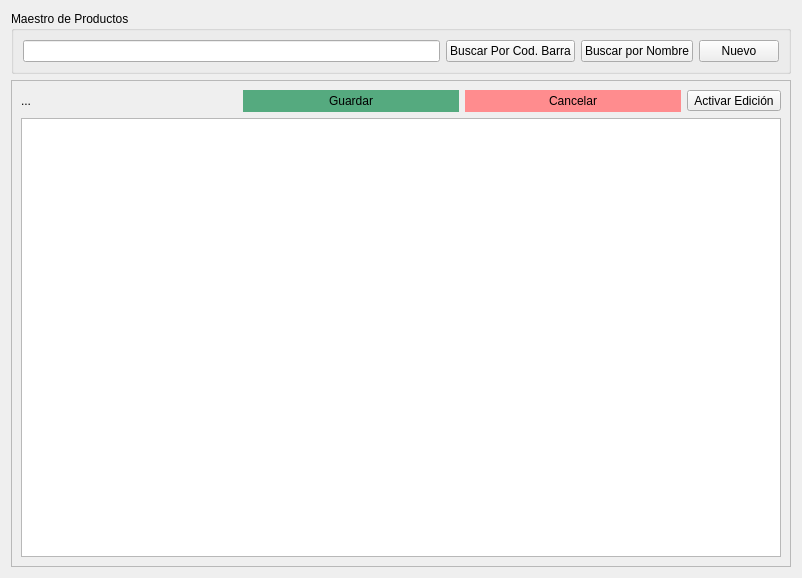
<?xml version="1.0" encoding="UTF-8"?>
<ui version="4.0">
 <class>Form</class>
 <widget class="QWidget" name="Form">
  <property name="geometry">
   <rect>
    <x>0</x>
    <y>0</y>
    <width>802</width>
    <height>578</height>
   </rect>
  </property>
  <property name="windowTitle">
   <string>Consulta de Productos</string>
  </property>
  <layout class="QVBoxLayout" name="verticalLayout_2">
   <item>
    <layout class="QVBoxLayout" name="verticalLayout">
     <item>
      <widget class="QGroupBox" name="groupBox">
       <property name="title">
        <string>Maestro de Productos</string>
       </property>
       <layout class="QVBoxLayout" name="verticalLayout_3">
        <item>
         <layout class="QVBoxLayout" name="verticalLayout_4">
          <item>
           <layout class="QHBoxLayout" name="horizontalLayout">
            <item>
             <widget class="QLineEdit" name="txt_buscar"/>
            </item>
            <item>
             <widget class="QPushButton" name="pb_buscar">
              <property name="text">
               <string>Buscar Por Cod. Barra</string>
              </property>
              <property name="autoDefault">
               <bool>false</bool>
              </property>
              <property name="default">
               <bool>false</bool>
              </property>
             </widget>
            </item>
            <item>
             <widget class="QPushButton" name="pb_buscarNombre">
              <property name="text">
               <string>Buscar por Nombre</string>
              </property>
             </widget>
            </item>
            <item>
             <widget class="QPushButton" name="pb_nuevo">
              <property name="text">
               <string>Nuevo</string>
              </property>
             </widget>
            </item>
           </layout>
          </item>
         </layout>
        </item>
       </layout>
      </widget>
     </item>
     <item>
      <widget class="QScrollArea" name="scrollArea">
       <property name="widgetResizable">
        <bool>true</bool>
       </property>
       <widget class="QWidget" name="scrollAreaWidgetContents">
        <property name="geometry">
         <rect>
          <x>0</x>
          <y>0</y>
          <width>780</width>
          <height>490</height>
         </rect>
        </property>
        <layout class="QVBoxLayout" name="verticalLayout_5">
         <item>
          <layout class="QHBoxLayout" name="horizontalLayout_2">
           <item>
            <widget class="QLabel" name="lblCount">
             <property name="text">
              <string>...</string>
             </property>
            </widget>
           </item>
           <item>
            <widget class="QPushButton" name="btnGuardarCambios">
             <property name="enabled">
              <bool>true</bool>
             </property>
             <property name="palette">
              <palette>
               <active>
                <colorrole role="WindowText">
                 <brush brushstyle="SolidPattern">
                  <color alpha="255">
                   <red>0</red>
                   <green>0</green>
                   <blue>0</blue>
                  </color>
                 </brush>
                </colorrole>
                <colorrole role="Button">
                 <brush brushstyle="SolidPattern">
                  <color alpha="255">
                   <red>85</red>
                   <green>170</green>
                   <blue>127</blue>
                  </color>
                 </brush>
                </colorrole>
                <colorrole role="Light">
                 <brush brushstyle="SolidPattern">
                  <color alpha="255">
                   <red>127</red>
                   <green>255</green>
                   <blue>191</blue>
                  </color>
                 </brush>
                </colorrole>
                <colorrole role="Midlight">
                 <brush brushstyle="SolidPattern">
                  <color alpha="255">
                   <red>106</red>
                   <green>212</green>
                   <blue>159</blue>
                  </color>
                 </brush>
                </colorrole>
                <colorrole role="Dark">
                 <brush brushstyle="SolidPattern">
                  <color alpha="255">
                   <red>42</red>
                   <green>85</green>
                   <blue>63</blue>
                  </color>
                 </brush>
                </colorrole>
                <colorrole role="Mid">
                 <brush brushstyle="SolidPattern">
                  <color alpha="255">
                   <red>56</red>
                   <green>113</green>
                   <blue>84</blue>
                  </color>
                 </brush>
                </colorrole>
                <colorrole role="Text">
                 <brush brushstyle="SolidPattern">
                  <color alpha="255">
                   <red>0</red>
                   <green>0</green>
                   <blue>0</blue>
                  </color>
                 </brush>
                </colorrole>
                <colorrole role="BrightText">
                 <brush brushstyle="SolidPattern">
                  <color alpha="255">
                   <red>255</red>
                   <green>255</green>
                   <blue>255</blue>
                  </color>
                 </brush>
                </colorrole>
                <colorrole role="ButtonText">
                 <brush brushstyle="SolidPattern">
                  <color alpha="255">
                   <red>0</red>
                   <green>0</green>
                   <blue>0</blue>
                  </color>
                 </brush>
                </colorrole>
                <colorrole role="Base">
                 <brush brushstyle="SolidPattern">
                  <color alpha="255">
                   <red>255</red>
                   <green>255</green>
                   <blue>255</blue>
                  </color>
                 </brush>
                </colorrole>
                <colorrole role="Window">
                 <brush brushstyle="SolidPattern">
                  <color alpha="255">
                   <red>85</red>
                   <green>170</green>
                   <blue>127</blue>
                  </color>
                 </brush>
                </colorrole>
                <colorrole role="Shadow">
                 <brush brushstyle="SolidPattern">
                  <color alpha="255">
                   <red>0</red>
                   <green>0</green>
                   <blue>0</blue>
                  </color>
                 </brush>
                </colorrole>
                <colorrole role="AlternateBase">
                 <brush brushstyle="SolidPattern">
                  <color alpha="255">
                   <red>170</red>
                   <green>212</green>
                   <blue>191</blue>
                  </color>
                 </brush>
                </colorrole>
                <colorrole role="ToolTipBase">
                 <brush brushstyle="SolidPattern">
                  <color alpha="255">
                   <red>255</red>
                   <green>255</green>
                   <blue>220</blue>
                  </color>
                 </brush>
                </colorrole>
                <colorrole role="ToolTipText">
                 <brush brushstyle="SolidPattern">
                  <color alpha="255">
                   <red>0</red>
                   <green>0</green>
                   <blue>0</blue>
                  </color>
                 </brush>
                </colorrole>
                <colorrole role="PlaceholderText">
                 <brush brushstyle="SolidPattern">
                  <color alpha="128">
                   <red>0</red>
                   <green>0</green>
                   <blue>0</blue>
                  </color>
                 </brush>
                </colorrole>
               </active>
               <inactive>
                <colorrole role="WindowText">
                 <brush brushstyle="SolidPattern">
                  <color alpha="255">
                   <red>0</red>
                   <green>0</green>
                   <blue>0</blue>
                  </color>
                 </brush>
                </colorrole>
                <colorrole role="Button">
                 <brush brushstyle="SolidPattern">
                  <color alpha="255">
                   <red>85</red>
                   <green>170</green>
                   <blue>127</blue>
                  </color>
                 </brush>
                </colorrole>
                <colorrole role="Light">
                 <brush brushstyle="SolidPattern">
                  <color alpha="255">
                   <red>127</red>
                   <green>255</green>
                   <blue>191</blue>
                  </color>
                 </brush>
                </colorrole>
                <colorrole role="Midlight">
                 <brush brushstyle="SolidPattern">
                  <color alpha="255">
                   <red>106</red>
                   <green>212</green>
                   <blue>159</blue>
                  </color>
                 </brush>
                </colorrole>
                <colorrole role="Dark">
                 <brush brushstyle="SolidPattern">
                  <color alpha="255">
                   <red>42</red>
                   <green>85</green>
                   <blue>63</blue>
                  </color>
                 </brush>
                </colorrole>
                <colorrole role="Mid">
                 <brush brushstyle="SolidPattern">
                  <color alpha="255">
                   <red>56</red>
                   <green>113</green>
                   <blue>84</blue>
                  </color>
                 </brush>
                </colorrole>
                <colorrole role="Text">
                 <brush brushstyle="SolidPattern">
                  <color alpha="255">
                   <red>0</red>
                   <green>0</green>
                   <blue>0</blue>
                  </color>
                 </brush>
                </colorrole>
                <colorrole role="BrightText">
                 <brush brushstyle="SolidPattern">
                  <color alpha="255">
                   <red>255</red>
                   <green>255</green>
                   <blue>255</blue>
                  </color>
                 </brush>
                </colorrole>
                <colorrole role="ButtonText">
                 <brush brushstyle="SolidPattern">
                  <color alpha="255">
                   <red>0</red>
                   <green>0</green>
                   <blue>0</blue>
                  </color>
                 </brush>
                </colorrole>
                <colorrole role="Base">
                 <brush brushstyle="SolidPattern">
                  <color alpha="255">
                   <red>255</red>
                   <green>255</green>
                   <blue>255</blue>
                  </color>
                 </brush>
                </colorrole>
                <colorrole role="Window">
                 <brush brushstyle="SolidPattern">
                  <color alpha="255">
                   <red>85</red>
                   <green>170</green>
                   <blue>127</blue>
                  </color>
                 </brush>
                </colorrole>
                <colorrole role="Shadow">
                 <brush brushstyle="SolidPattern">
                  <color alpha="255">
                   <red>0</red>
                   <green>0</green>
                   <blue>0</blue>
                  </color>
                 </brush>
                </colorrole>
                <colorrole role="AlternateBase">
                 <brush brushstyle="SolidPattern">
                  <color alpha="255">
                   <red>170</red>
                   <green>212</green>
                   <blue>191</blue>
                  </color>
                 </brush>
                </colorrole>
                <colorrole role="ToolTipBase">
                 <brush brushstyle="SolidPattern">
                  <color alpha="255">
                   <red>255</red>
                   <green>255</green>
                   <blue>220</blue>
                  </color>
                 </brush>
                </colorrole>
                <colorrole role="ToolTipText">
                 <brush brushstyle="SolidPattern">
                  <color alpha="255">
                   <red>0</red>
                   <green>0</green>
                   <blue>0</blue>
                  </color>
                 </brush>
                </colorrole>
                <colorrole role="PlaceholderText">
                 <brush brushstyle="SolidPattern">
                  <color alpha="128">
                   <red>0</red>
                   <green>0</green>
                   <blue>0</blue>
                  </color>
                 </brush>
                </colorrole>
               </inactive>
               <disabled>
                <colorrole role="WindowText">
                 <brush brushstyle="SolidPattern">
                  <color alpha="255">
                   <red>42</red>
                   <green>85</green>
                   <blue>63</blue>
                  </color>
                 </brush>
                </colorrole>
                <colorrole role="Button">
                 <brush brushstyle="SolidPattern">
                  <color alpha="255">
                   <red>85</red>
                   <green>170</green>
                   <blue>127</blue>
                  </color>
                 </brush>
                </colorrole>
                <colorrole role="Light">
                 <brush brushstyle="SolidPattern">
                  <color alpha="255">
                   <red>127</red>
                   <green>255</green>
                   <blue>191</blue>
                  </color>
                 </brush>
                </colorrole>
                <colorrole role="Midlight">
                 <brush brushstyle="SolidPattern">
                  <color alpha="255">
                   <red>106</red>
                   <green>212</green>
                   <blue>159</blue>
                  </color>
                 </brush>
                </colorrole>
                <colorrole role="Dark">
                 <brush brushstyle="SolidPattern">
                  <color alpha="255">
                   <red>42</red>
                   <green>85</green>
                   <blue>63</blue>
                  </color>
                 </brush>
                </colorrole>
                <colorrole role="Mid">
                 <brush brushstyle="SolidPattern">
                  <color alpha="255">
                   <red>56</red>
                   <green>113</green>
                   <blue>84</blue>
                  </color>
                 </brush>
                </colorrole>
                <colorrole role="Text">
                 <brush brushstyle="SolidPattern">
                  <color alpha="255">
                   <red>42</red>
                   <green>85</green>
                   <blue>63</blue>
                  </color>
                 </brush>
                </colorrole>
                <colorrole role="BrightText">
                 <brush brushstyle="SolidPattern">
                  <color alpha="255">
                   <red>255</red>
                   <green>255</green>
                   <blue>255</blue>
                  </color>
                 </brush>
                </colorrole>
                <colorrole role="ButtonText">
                 <brush brushstyle="SolidPattern">
                  <color alpha="255">
                   <red>42</red>
                   <green>85</green>
                   <blue>63</blue>
                  </color>
                 </brush>
                </colorrole>
                <colorrole role="Base">
                 <brush brushstyle="SolidPattern">
                  <color alpha="255">
                   <red>85</red>
                   <green>170</green>
                   <blue>127</blue>
                  </color>
                 </brush>
                </colorrole>
                <colorrole role="Window">
                 <brush brushstyle="SolidPattern">
                  <color alpha="255">
                   <red>85</red>
                   <green>170</green>
                   <blue>127</blue>
                  </color>
                 </brush>
                </colorrole>
                <colorrole role="Shadow">
                 <brush brushstyle="SolidPattern">
                  <color alpha="255">
                   <red>0</red>
                   <green>0</green>
                   <blue>0</blue>
                  </color>
                 </brush>
                </colorrole>
                <colorrole role="AlternateBase">
                 <brush brushstyle="SolidPattern">
                  <color alpha="255">
                   <red>85</red>
                   <green>170</green>
                   <blue>127</blue>
                  </color>
                 </brush>
                </colorrole>
                <colorrole role="ToolTipBase">
                 <brush brushstyle="SolidPattern">
                  <color alpha="255">
                   <red>255</red>
                   <green>255</green>
                   <blue>220</blue>
                  </color>
                 </brush>
                </colorrole>
                <colorrole role="ToolTipText">
                 <brush brushstyle="SolidPattern">
                  <color alpha="255">
                   <red>0</red>
                   <green>0</green>
                   <blue>0</blue>
                  </color>
                 </brush>
                </colorrole>
                <colorrole role="PlaceholderText">
                 <brush brushstyle="SolidPattern">
                  <color alpha="128">
                   <red>0</red>
                   <green>0</green>
                   <blue>0</blue>
                  </color>
                 </brush>
                </colorrole>
               </disabled>
              </palette>
             </property>
             <property name="autoFillBackground">
              <bool>true</bool>
             </property>
             <property name="styleSheet">
              <string notr="true"/>
             </property>
             <property name="text">
              <string>Guardar</string>
             </property>
             <property name="flat">
              <bool>true</bool>
             </property>
            </widget>
           </item>
           <item>
            <widget class="QPushButton" name="btnCancelarCambios">
             <property name="sizePolicy">
              <sizepolicy hsizetype="Minimum" vsizetype="Fixed">
               <horstretch>0</horstretch>
               <verstretch>0</verstretch>
              </sizepolicy>
             </property>
             <property name="maximumSize">
              <size>
               <width>16777182</width>
               <height>16777215</height>
              </size>
             </property>
             <property name="palette">
              <palette>
               <active>
                <colorrole role="WindowText">
                 <brush brushstyle="SolidPattern">
                  <color alpha="255">
                   <red>0</red>
                   <green>0</green>
                   <blue>0</blue>
                  </color>
                 </brush>
                </colorrole>
                <colorrole role="Button">
                 <brush brushstyle="SolidPattern">
                  <color alpha="255">
                   <red>255</red>
                   <green>140</green>
                   <blue>142</blue>
                  </color>
                 </brush>
                </colorrole>
                <colorrole role="Light">
                 <brush brushstyle="SolidPattern">
                  <color alpha="255">
                   <red>255</red>
                   <green>255</green>
                   <blue>255</blue>
                  </color>
                 </brush>
                </colorrole>
                <colorrole role="Midlight">
                 <brush brushstyle="SolidPattern">
                  <color alpha="255">
                   <red>255</red>
                   <green>197</green>
                   <blue>198</blue>
                  </color>
                 </brush>
                </colorrole>
                <colorrole role="Dark">
                 <brush brushstyle="SolidPattern">
                  <color alpha="255">
                   <red>127</red>
                   <green>70</green>
                   <blue>71</blue>
                  </color>
                 </brush>
                </colorrole>
                <colorrole role="Mid">
                 <brush brushstyle="SolidPattern">
                  <color alpha="255">
                   <red>170</red>
                   <green>93</green>
                   <blue>95</blue>
                  </color>
                 </brush>
                </colorrole>
                <colorrole role="Text">
                 <brush brushstyle="SolidPattern">
                  <color alpha="255">
                   <red>0</red>
                   <green>0</green>
                   <blue>0</blue>
                  </color>
                 </brush>
                </colorrole>
                <colorrole role="BrightText">
                 <brush brushstyle="SolidPattern">
                  <color alpha="255">
                   <red>255</red>
                   <green>255</green>
                   <blue>255</blue>
                  </color>
                 </brush>
                </colorrole>
                <colorrole role="ButtonText">
                 <brush brushstyle="SolidPattern">
                  <color alpha="255">
                   <red>0</red>
                   <green>0</green>
                   <blue>0</blue>
                  </color>
                 </brush>
                </colorrole>
                <colorrole role="Base">
                 <brush brushstyle="SolidPattern">
                  <color alpha="255">
                   <red>255</red>
                   <green>255</green>
                   <blue>255</blue>
                  </color>
                 </brush>
                </colorrole>
                <colorrole role="Window">
                 <brush brushstyle="SolidPattern">
                  <color alpha="255">
                   <red>255</red>
                   <green>140</green>
                   <blue>142</blue>
                  </color>
                 </brush>
                </colorrole>
                <colorrole role="Shadow">
                 <brush brushstyle="SolidPattern">
                  <color alpha="255">
                   <red>0</red>
                   <green>0</green>
                   <blue>0</blue>
                  </color>
                 </brush>
                </colorrole>
                <colorrole role="AlternateBase">
                 <brush brushstyle="SolidPattern">
                  <color alpha="255">
                   <red>255</red>
                   <green>197</green>
                   <blue>198</blue>
                  </color>
                 </brush>
                </colorrole>
                <colorrole role="ToolTipBase">
                 <brush brushstyle="SolidPattern">
                  <color alpha="255">
                   <red>255</red>
                   <green>255</green>
                   <blue>220</blue>
                  </color>
                 </brush>
                </colorrole>
                <colorrole role="ToolTipText">
                 <brush brushstyle="SolidPattern">
                  <color alpha="255">
                   <red>0</red>
                   <green>0</green>
                   <blue>0</blue>
                  </color>
                 </brush>
                </colorrole>
                <colorrole role="PlaceholderText">
                 <brush brushstyle="SolidPattern">
                  <color alpha="128">
                   <red>0</red>
                   <green>0</green>
                   <blue>0</blue>
                  </color>
                 </brush>
                </colorrole>
               </active>
               <inactive>
                <colorrole role="WindowText">
                 <brush brushstyle="SolidPattern">
                  <color alpha="255">
                   <red>0</red>
                   <green>0</green>
                   <blue>0</blue>
                  </color>
                 </brush>
                </colorrole>
                <colorrole role="Button">
                 <brush brushstyle="SolidPattern">
                  <color alpha="255">
                   <red>255</red>
                   <green>140</green>
                   <blue>142</blue>
                  </color>
                 </brush>
                </colorrole>
                <colorrole role="Light">
                 <brush brushstyle="SolidPattern">
                  <color alpha="255">
                   <red>255</red>
                   <green>255</green>
                   <blue>255</blue>
                  </color>
                 </brush>
                </colorrole>
                <colorrole role="Midlight">
                 <brush brushstyle="SolidPattern">
                  <color alpha="255">
                   <red>255</red>
                   <green>197</green>
                   <blue>198</blue>
                  </color>
                 </brush>
                </colorrole>
                <colorrole role="Dark">
                 <brush brushstyle="SolidPattern">
                  <color alpha="255">
                   <red>127</red>
                   <green>70</green>
                   <blue>71</blue>
                  </color>
                 </brush>
                </colorrole>
                <colorrole role="Mid">
                 <brush brushstyle="SolidPattern">
                  <color alpha="255">
                   <red>170</red>
                   <green>93</green>
                   <blue>95</blue>
                  </color>
                 </brush>
                </colorrole>
                <colorrole role="Text">
                 <brush brushstyle="SolidPattern">
                  <color alpha="255">
                   <red>0</red>
                   <green>0</green>
                   <blue>0</blue>
                  </color>
                 </brush>
                </colorrole>
                <colorrole role="BrightText">
                 <brush brushstyle="SolidPattern">
                  <color alpha="255">
                   <red>255</red>
                   <green>255</green>
                   <blue>255</blue>
                  </color>
                 </brush>
                </colorrole>
                <colorrole role="ButtonText">
                 <brush brushstyle="SolidPattern">
                  <color alpha="255">
                   <red>0</red>
                   <green>0</green>
                   <blue>0</blue>
                  </color>
                 </brush>
                </colorrole>
                <colorrole role="Base">
                 <brush brushstyle="SolidPattern">
                  <color alpha="255">
                   <red>255</red>
                   <green>255</green>
                   <blue>255</blue>
                  </color>
                 </brush>
                </colorrole>
                <colorrole role="Window">
                 <brush brushstyle="SolidPattern">
                  <color alpha="255">
                   <red>255</red>
                   <green>140</green>
                   <blue>142</blue>
                  </color>
                 </brush>
                </colorrole>
                <colorrole role="Shadow">
                 <brush brushstyle="SolidPattern">
                  <color alpha="255">
                   <red>0</red>
                   <green>0</green>
                   <blue>0</blue>
                  </color>
                 </brush>
                </colorrole>
                <colorrole role="AlternateBase">
                 <brush brushstyle="SolidPattern">
                  <color alpha="255">
                   <red>255</red>
                   <green>197</green>
                   <blue>198</blue>
                  </color>
                 </brush>
                </colorrole>
                <colorrole role="ToolTipBase">
                 <brush brushstyle="SolidPattern">
                  <color alpha="255">
                   <red>255</red>
                   <green>255</green>
                   <blue>220</blue>
                  </color>
                 </brush>
                </colorrole>
                <colorrole role="ToolTipText">
                 <brush brushstyle="SolidPattern">
                  <color alpha="255">
                   <red>0</red>
                   <green>0</green>
                   <blue>0</blue>
                  </color>
                 </brush>
                </colorrole>
                <colorrole role="PlaceholderText">
                 <brush brushstyle="SolidPattern">
                  <color alpha="128">
                   <red>0</red>
                   <green>0</green>
                   <blue>0</blue>
                  </color>
                 </brush>
                </colorrole>
               </inactive>
               <disabled>
                <colorrole role="WindowText">
                 <brush brushstyle="SolidPattern">
                  <color alpha="255">
                   <red>127</red>
                   <green>70</green>
                   <blue>71</blue>
                  </color>
                 </brush>
                </colorrole>
                <colorrole role="Button">
                 <brush brushstyle="SolidPattern">
                  <color alpha="255">
                   <red>255</red>
                   <green>140</green>
                   <blue>142</blue>
                  </color>
                 </brush>
                </colorrole>
                <colorrole role="Light">
                 <brush brushstyle="SolidPattern">
                  <color alpha="255">
                   <red>255</red>
                   <green>255</green>
                   <blue>255</blue>
                  </color>
                 </brush>
                </colorrole>
                <colorrole role="Midlight">
                 <brush brushstyle="SolidPattern">
                  <color alpha="255">
                   <red>255</red>
                   <green>197</green>
                   <blue>198</blue>
                  </color>
                 </brush>
                </colorrole>
                <colorrole role="Dark">
                 <brush brushstyle="SolidPattern">
                  <color alpha="255">
                   <red>127</red>
                   <green>70</green>
                   <blue>71</blue>
                  </color>
                 </brush>
                </colorrole>
                <colorrole role="Mid">
                 <brush brushstyle="SolidPattern">
                  <color alpha="255">
                   <red>170</red>
                   <green>93</green>
                   <blue>95</blue>
                  </color>
                 </brush>
                </colorrole>
                <colorrole role="Text">
                 <brush brushstyle="SolidPattern">
                  <color alpha="255">
                   <red>127</red>
                   <green>70</green>
                   <blue>71</blue>
                  </color>
                 </brush>
                </colorrole>
                <colorrole role="BrightText">
                 <brush brushstyle="SolidPattern">
                  <color alpha="255">
                   <red>255</red>
                   <green>255</green>
                   <blue>255</blue>
                  </color>
                 </brush>
                </colorrole>
                <colorrole role="ButtonText">
                 <brush brushstyle="SolidPattern">
                  <color alpha="255">
                   <red>127</red>
                   <green>70</green>
                   <blue>71</blue>
                  </color>
                 </brush>
                </colorrole>
                <colorrole role="Base">
                 <brush brushstyle="SolidPattern">
                  <color alpha="255">
                   <red>255</red>
                   <green>140</green>
                   <blue>142</blue>
                  </color>
                 </brush>
                </colorrole>
                <colorrole role="Window">
                 <brush brushstyle="SolidPattern">
                  <color alpha="255">
                   <red>255</red>
                   <green>140</green>
                   <blue>142</blue>
                  </color>
                 </brush>
                </colorrole>
                <colorrole role="Shadow">
                 <brush brushstyle="SolidPattern">
                  <color alpha="255">
                   <red>0</red>
                   <green>0</green>
                   <blue>0</blue>
                  </color>
                 </brush>
                </colorrole>
                <colorrole role="AlternateBase">
                 <brush brushstyle="SolidPattern">
                  <color alpha="255">
                   <red>255</red>
                   <green>140</green>
                   <blue>142</blue>
                  </color>
                 </brush>
                </colorrole>
                <colorrole role="ToolTipBase">
                 <brush brushstyle="SolidPattern">
                  <color alpha="255">
                   <red>255</red>
                   <green>255</green>
                   <blue>220</blue>
                  </color>
                 </brush>
                </colorrole>
                <colorrole role="ToolTipText">
                 <brush brushstyle="SolidPattern">
                  <color alpha="255">
                   <red>0</red>
                   <green>0</green>
                   <blue>0</blue>
                  </color>
                 </brush>
                </colorrole>
                <colorrole role="PlaceholderText">
                 <brush brushstyle="SolidPattern">
                  <color alpha="128">
                   <red>0</red>
                   <green>0</green>
                   <blue>0</blue>
                  </color>
                 </brush>
                </colorrole>
               </disabled>
              </palette>
             </property>
             <property name="autoFillBackground">
              <bool>true</bool>
             </property>
             <property name="text">
              <string>Cancelar</string>
             </property>
             <property name="flat">
              <bool>true</bool>
             </property>
            </widget>
           </item>
           <item>
            <widget class="QToolButton" name="btn_editMode">
             <property name="text">
              <string>Activar Edición</string>
             </property>
             <property name="icon">
              <iconset resource="../../mdi.qrc">
               <normaloff>:/images/copy.png</normaloff>:/images/copy.png</iconset>
             </property>
             <property name="toolButtonStyle">
              <enum>Qt::ToolButtonTextBesideIcon</enum>
             </property>
            </widget>
           </item>
          </layout>
         </item>
         <item>
          <widget class="QTableView" name="tv_productos">
           <property name="alternatingRowColors">
            <bool>true</bool>
           </property>
           <property name="selectionMode">
            <enum>QAbstractItemView::NoSelection</enum>
           </property>
           <property name="selectionBehavior">
            <enum>QAbstractItemView::SelectItems</enum>
           </property>
           <property name="sortingEnabled">
            <bool>true</bool>
           </property>
          </widget>
         </item>
        </layout>
       </widget>
      </widget>
     </item>
    </layout>
   </item>
  </layout>
 </widget>
 <resources>
  <include location="../../mdi.qrc"/>
 </resources>
 <connections/>
</ui>
